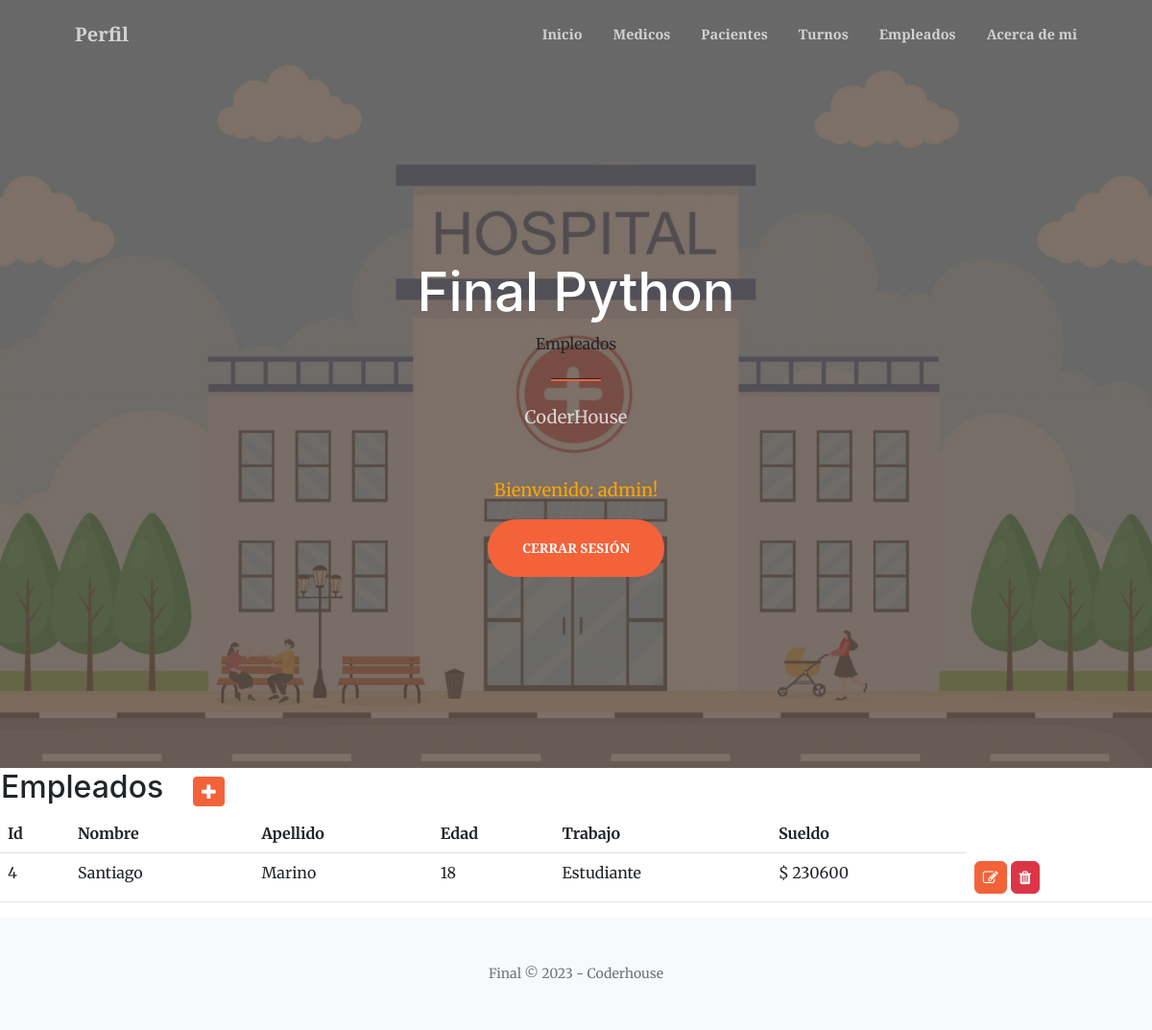
The page /empleados/ (signed in) on the database its author committed.
### aplicacion/models.py (models this page shows)
class Empleado(models.Model):
    nombre = models.CharField(max_length=50)
    edad = models.IntegerField()
    apellido = models.CharField(max_length=50)
    sueldo = models.IntegerField()
    trabajo = models.CharField(max_length=50)

### aplicacion/views.py (the view)
# urls.py: path('empleados/', EmpleadoList.as_view() , name="empleados"),
class EmpleadoList(LoginRequiredMixin, ListView):
    model = Empleado

### aplicacion/templates/aplicacion/empleado_list.html
{% extends 'aplicacion/base.html' %}
{% load static %}
{% block titulo %}
  Empleados
{% endblock titulo %}
{% block contenido %}
  <table>
    <tr>
      <td width="200"><h2> Empleados </h2></td>
      <td>
        <a href="{% url 'create_empleado'  %}" class="btn btn-primary btn-sm">
          <i class="fa fa-plus fa-lg" title="New Record"></i>
        </a>
      </td>
    </tr>
  </table>
  <table class="table">
    <thead>
      <tr>
        <th>Id</th>
        <th>Nombre</th>
        <th> Apellido </th>
        <th> Edad </th>
        <th>Trabajo</th>
        <th>Sueldo</th>
      </tr>
    </thead>
    <tbody>
      {% for empleado in empleado_list %}
        <tr>
          <td>{{ empleado.id }}</td>
          <td>{{ empleado.nombre }}</td>
          <td>{{ empleado.apellido }}</td>
          <td>{{ empleado.edad }}</td>
          <td>{{ empleado.trabajo }}</td>
          <td> $ {{ empleado.sueldo }} </td>
          <td>
            <a href="{% url 'update_empleado' empleado.id %}" class="btn btn-primary" style="--bs-btn-padding-y: .25rem; --bs-btn-padding-x: .5rem; --bs-btn-font-size: 1rem;">
              <i class="fa fa-edit fa-sm" title="Edit "></i>
            </a>
            <a href="{% url 'delete_empleado' empleado.id %}" class="btn btn-danger" style="--bs-btn-padding-y: .25rem; --bs-btn-padding-x: .5rem; --bs-btn-font-size: 1rem;">
              <i class="fa fa-trash fa-sm" title="Delete "></i>
            </a>
          </td>
        </tr>
      {% endfor %}
    </tbody>
  </table>
{% endblock contenido %}

### aplicacion/templates/aplicacion/base.html (shortened to what this page needs)
<!DOCTYPE html>
<html lang="en">
    <head>
        {%load static %}
        <link href="https://cdn.jsdelivr.net/npm/bootstrap-icons@1.5.0/font/bootstrap-icons.css" rel="stylesheet" />
        <link href="https://cdn.jsdelivr.net/npm/bootstrap@5.2.3/dist/css/bootstrap.min.css" rel="stylesheet" type="text/css" />
        <link href="https://cdnjs.cloudflare.com/ajax/libs/SimpleLightbox/2.1.0/simpleLightbox.min.css" rel="stylesheet" />
        <link href="css/styles.css" rel="stylesheet" />
        <link href="{% static 'aplicacion/css/styles.css' %}" rel="stylesheet" />
        <link rel="stylesheet" href="https://cdnjs.cloudflare.com/ajax/libs/font-awesome/4.7.0/css/font-awesome.min.css">
    </head>
    <body id="page-top">
        <nav class="navbar navbar-expand-lg navbar-light fixed-top py-3" id="mainNav">
            <div class="container px-4 px-lg-5">
                {% if user.is_authenticated %}
                <a class="navbar-brand" href="{% url 'editar_perfil' %}"> Perfil </a>
                {% endif %}
                <div class="collapse navbar-collapse" id="navbarResponsive">
                    <ul class="navbar-nav ms-auto my-2 my-lg-0">
                        {% if user.is_authenticated %}
                        <li class="nav-item"><a class="nav-link" href="{% url 'home' %}"> Inicio </a></li>
                        <li class="nav-item"><a class="nav-link" href="{% url 'medicos' %}">Medicos</a></li>
                        <li class="nav-item"><a class="nav-link" href="{% url 'pacientes' %}">Pacientes</a></li>
                        <li class="nav-item"><a class="nav-link" href="{% url 'turnos' %}">Turnos</a></li>
                        <li class="nav-item"><a class="nav-link" href="{% url 'empleados' %}">Empleados</a></li>
                        <li class="nav-item"><a class="nav-link" href="{% url 'info' %}">  Acerca de mi  </a></li>
                        {% else %}
                        <li class="nav-item"><a class="nav-link" href="{% url 'home' %}"> Inicio </a></li>
                        <li class="nav-item"><a class="nav-link" href="{% url 'info' %}">  Acerca de mi  </a></li>
                        {% endif %}
                    </ul>
                </div>
            </div>
        </nav>
        <header class="masthead">
            <div class="container px-4 px-lg-5 h-100">
                <div class="row gx-4 gx-lg-5 h-100 align-items-center justify-content-center text-center">
                    <div class="col-lg-8 align-self-end">
                        <h1 class="text-white font-weight-bold"> Final Python </h1>
                        {% block titulo %}
                        {% endblock titulo %}
                        <hr class="divider" />
                    </div>
                    <div class="col-lg-8 align-self-baseline">
                        <p class="text-white-75 mb-5"> CoderHouse</p>
                        {% if user.is_authenticated %}
                            <p style="color:orange"> Bienvenido:  {{ user.username }}!</p>
                            <a class="btn btn-primary btn-xl" href="{% url 'logout' %}"> Cerrar sesión </a>
                        {% else %}
                             <a class="btn btn-success" href="{% url 'registro' %}">Registrarse </a>
                            <a class="btn btn-primary btn-xl" href="{% url 'login' %}"> Iniciar sesión </a>
                        {% endif %}
                    </div>
                </div>
            </div>
        </header>
        {% block contenido %}
        {% endblock contenido %}
        <footer class="bg-light py-5">
            <div class="container px-4 px-lg-5"><div class="small text-center text-muted"> Final &copy; 2023 - Coderhouse</div></div>
        </footer>
    </body>
</html>

### rows shown on the page
Empleado: id "4", nombre "Santiago", apellido "Marino", edad "18", trabajo "Estudiante", sueldo "230600"

### other values the page prints
{{ user.username }} "admin"
